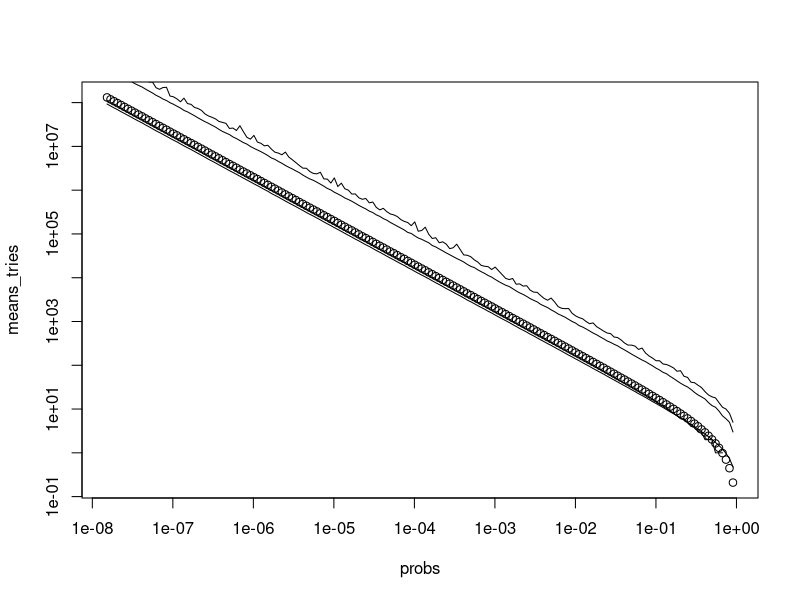
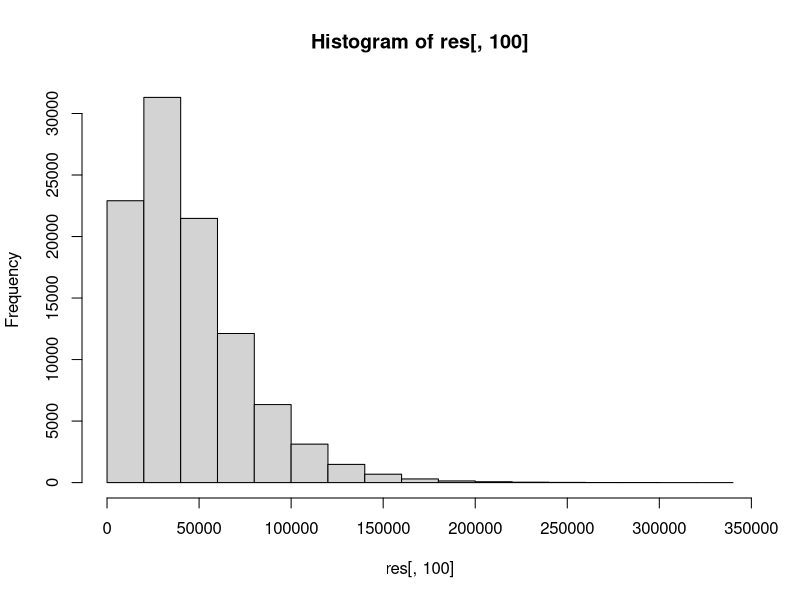

Source code (R) for these figures, in order:
# negative binomial distribution 
n = 100000
size = 2
t = exp((1:180/10))
probs = matrix(1/t)

neg_binomial = function(p) rnbinom(n, size, p)
res = apply(probs, 1, neg_binomial)
means_tries = apply(res, 2, mean)
vars_tries = apply(res, 2, var)
quantile_99_percent = function(x) quantile(x, 0.999)
quantile_tries = apply(res, 2, quantile_99_percent)
max_tries = apply(res, 2, max)
median_tries = apply(res, 2, median)


plot(probs, means_tries, log='xy')
lines(probs, vars_tries**0.5)
lines(probs, quantile_tries)
lines(probs, max_tries)
lines(probs, median_tries)

hist(res[,100])
probs[100]
